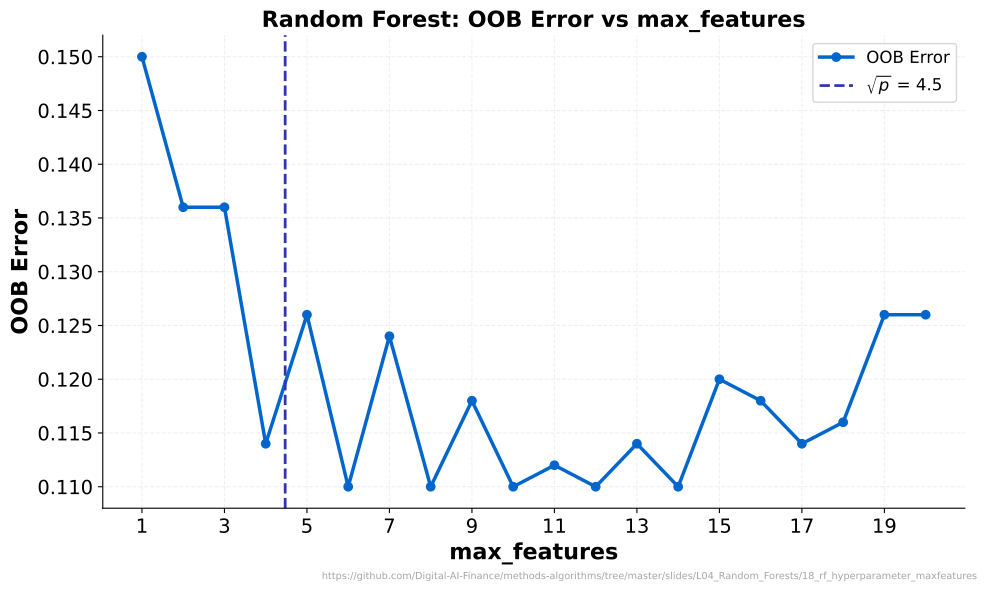

Python code for this plot:
"""RF Hyperparameter max_features - OOB error vs max_features"""
import matplotlib.pyplot as plt
import numpy as np
from sklearn.ensemble import RandomForestClassifier
from sklearn.datasets import make_classification
from pathlib import Path
import sys
sys.path.insert(0, str(Path(__file__).resolve().parents[3] / 'templates'))
from chart_style import apply_style, COLORS, MLPURPLE, MLBLUE, MLORANGE, MLGREEN, MLRED, MLLAVENDER
apply_style()

CHART_METADATA = {
    'title': 'Random Forest: OOB Error vs max_features',
    'description': 'Out-of-bag error as a function of max_features hyperparameter',
    'url': 'https://github.com/Digital-AI-Finance/methods-algorithms/tree/master/slides/L04_Random_Forests/18_rf_hyperparameter_maxfeatures'
}


# Generate dataset with 20 features
X, y = make_classification(n_samples=500, n_features=20, n_informative=10, random_state=42)

max_features_range = range(1, 21)
oob_errors = []

for k in max_features_range:
    rf = RandomForestClassifier(n_estimators=100, max_features=k, oob_score=True, random_state=42)
    rf.fit(X, y)
    oob_errors.append(1 - rf.oob_score_)

fig, ax = plt.subplots(figsize=(10, 6))

ax.plot(list(max_features_range), oob_errors, color=MLBLUE, linewidth=2.5, marker='o', markersize=6, label='OOB Error')

# Vertical line at sqrt(p)
sqrt_p = np.sqrt(20)
ax.axvline(x=sqrt_p, color=MLPURPLE, linestyle='--', linewidth=2, label=f'$\\sqrt{{p}}$ = {sqrt_p:.1f}')

ax.set_xlabel('max_features', fontweight='bold')
ax.set_ylabel('OOB Error', fontweight='bold')
ax.set_title('Random Forest: OOB Error vs max_features', fontsize=16, fontweight='bold')
ax.legend(loc='upper right', fontsize=12)
ax.grid(True, alpha=0.3)
ax.set_xticks(range(1, 21, 2))

plt.figtext(0.99, 0.01, CHART_METADATA['url'],
            fontsize=7, color='gray', ha='right', va='bottom', alpha=0.7)

plt.tight_layout()
plt.savefig(Path(__file__).parent / 'chart.pdf', dpi=300, bbox_inches='tight', facecolor='white')
plt.close()
print("Chart saved: 18_rf_hyperparameter_maxfeatures/chart.pdf")
